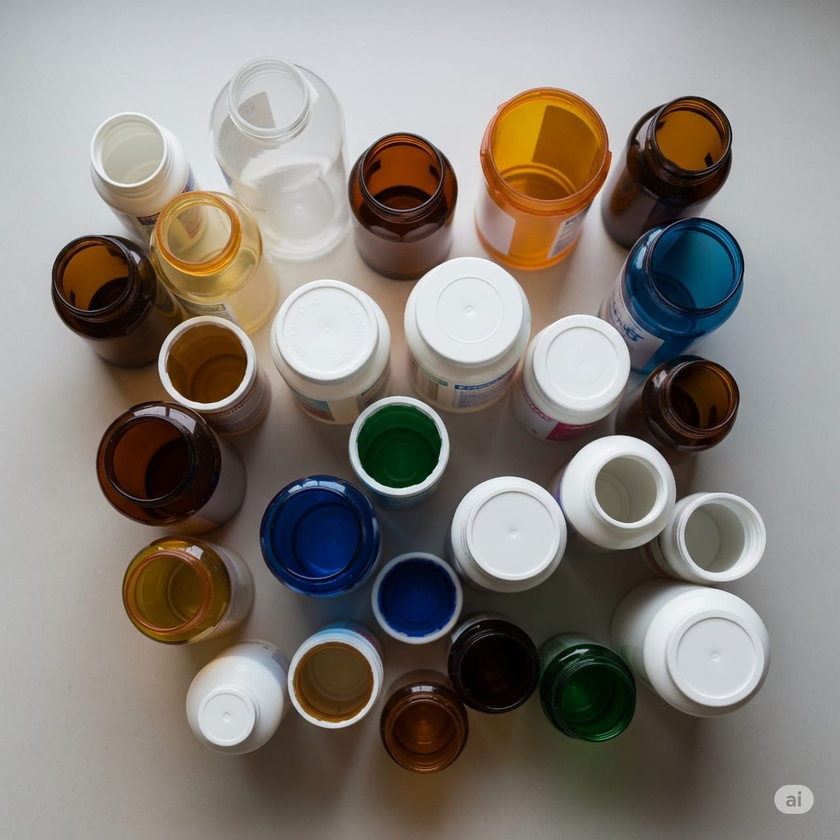
#> input picture img/top-down1.jpg, 840 x 840 px, shrunk from 1280 x 1280 before the run
$ python cannyedge.py
#> lines starting #> are read from the running program, lines starting #| are printed output that depends on the picture; after the words box and inside, x2 and y2 are one past the last pixel; in counts of white or black regions, pixels touching at a corner belong together
import cv2
import numpy as np
import matplotlib.pyplot as plt

# Load the image
image = cv2.imread('img/top-down1.jpg')  # replace with your image path
#> image is the input picture: shape (840, 840, 3); mean B, G, R 121.6, 128, 134
gray = cv2.cvtColor(image, cv2.COLOR_BGR2GRAY)
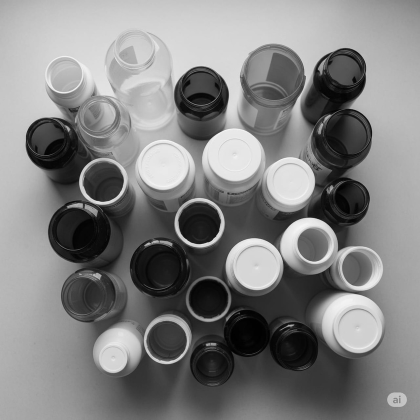
#> gray: shape (840, 840) (shown at 1/2 size); min 0, max 252, mean 129.1

# Step 1: Preprocessing - apply Gaussian blur
blurred = cv2.GaussianBlur(gray, (5, 5), 0)

# Step 2: Canny Edge Detection
edges = cv2.Canny(blurred, threshold1=25, threshold2=200)
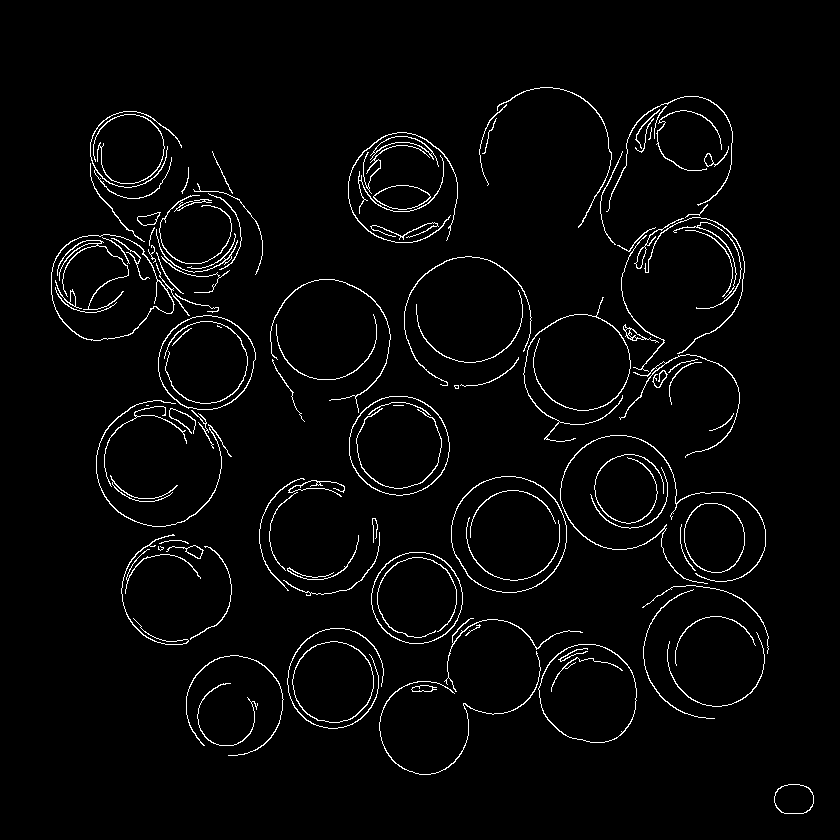
#> edges: shape (840, 840); 2.9% white in thin lines or dots, all inside (x1, y1, x2, y2) = (51, 87, 814, 814)

# Step 3: Morphological operations to close gaps in edges
kernel = np.ones((3, 3), np.uint8)
closed = cv2.morphologyEx(edges, cv2.MORPH_CLOSE, kernel)
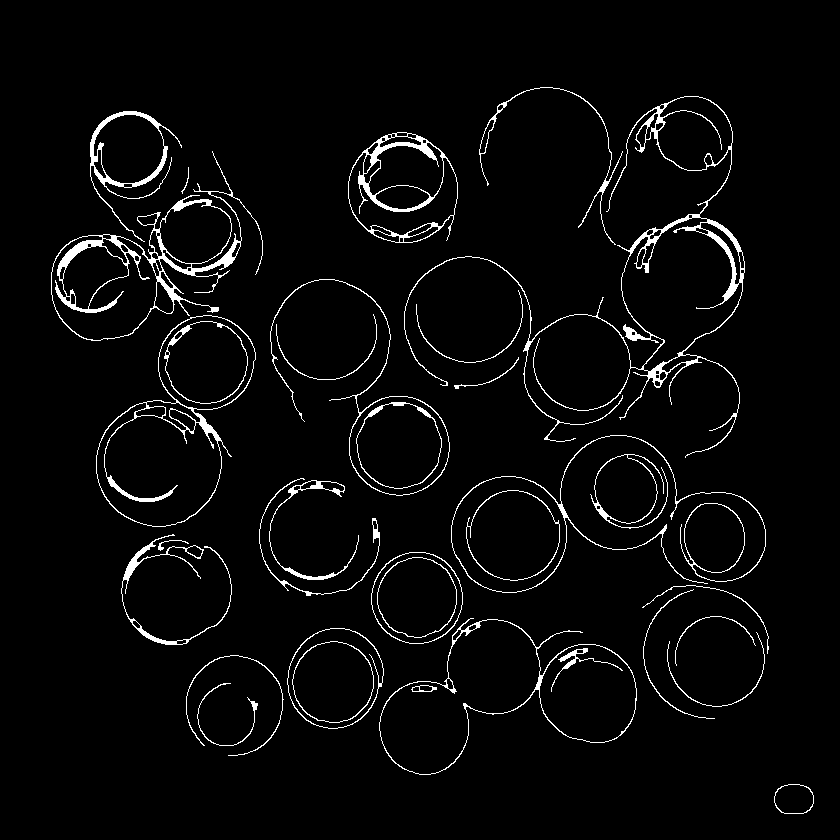
#> closed: shape (840, 840); 3.5% white in thin lines or dots, all inside (x1, y1, x2, y2) = (51, 87, 814, 814)

# Step 4: Find contours
contours, _ = cv2.findContours(closed, cv2.RETR_EXTERNAL, cv2.CHAIN_APPROX_SIMPLE)
#> contours = 27 contours, 1 with area under 20; largest, box (x1, y1, x2, y2) and area: (379, 618, 637, 775) 21176, (96, 315, 256, 527) 19504, (404, 96, 745, 458) 18822, (51, 151, 263, 341) 14641, (451, 435, 766, 593) 14122

# Step 5: Draw contours and bounding boxes
result = image.copy()
circle_count = 0

for cnt in contours:
    area = cv2.contourArea(cnt)
    if area < 1000:
        continue

    # Fit a circle
    (x, y), radius = cv2.minEnclosingCircle(cnt)
    circle_area = np.pi * radius * radius
    circle_perimeter = 2 * np.pi * radius
    contour_len = cv2.arcLength(cnt, True)

    # Ratio of contour length to full circle perimeter (how much of circle is present)
    arc_coverage = contour_len / circle_perimeter

    # Check circularity (optional refinement)
    circularity = 4 * np.pi * (area / (cv2.arcLength(cnt, True) ** 2 + 1e-5))

    # Filter based on coverage and shape
    if arc_coverage > 0.4 and 0.2 < circularity < 1.3:
        circle_count += 1
        x, y, w, h = cv2.boundingRect(cnt)
        cv2.rectangle(result, (x, y), (x + w, y + h), (0, 255, 0), 2)
        cv2.putText(result, f"#{circle_count}", (x, y - 10),
                    cv2.FONT_HERSHEY_SIMPLEX, 0.5, (36, 255, 12), 1)
#> this loop made 27 passes
#> (area, radius, circle_area, circle_perimeter, contour_len, arc_coverage) on passes 5, 6, 10, 18, 24: (7435, 51.02, 8178.5, 320.6, 325.2, 1.01), (21176.5, 130.3, 53360.8, 818.9, 1008.2, 1.23), (6550, 46.39, 6759.5, 291.4, 303.1, 1.04), (19503.5, 111.2, 38862.6, 698.8, 743.6, 1.06), (9343, 61.32, 11813.1, 385.3, 419.6, 1.09)
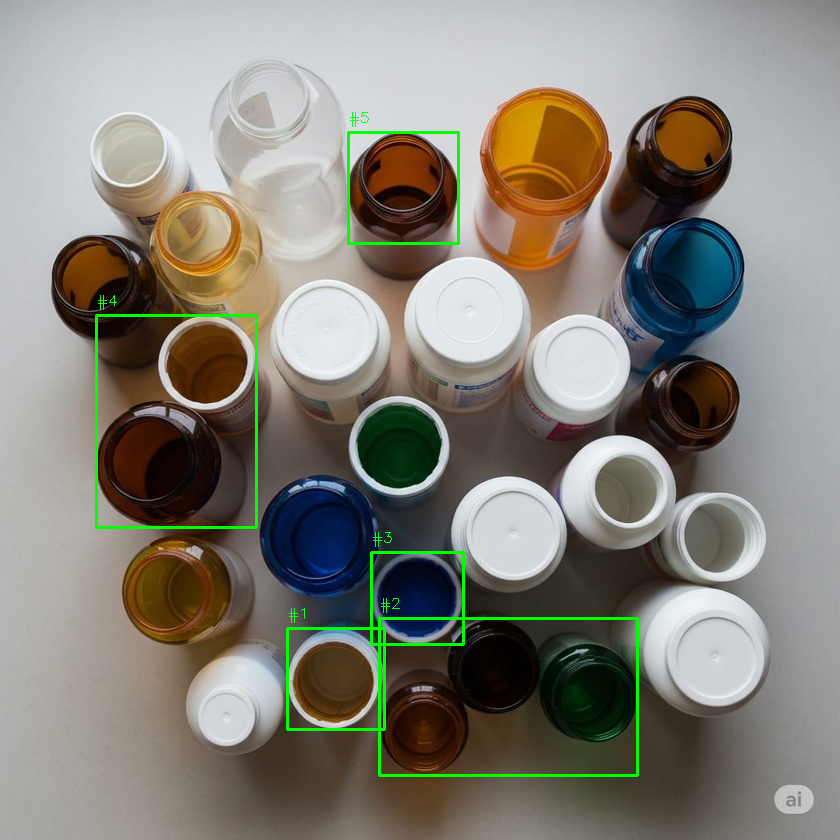
#> result: shape (840, 840, 3); 1.22% of pixels changed, all inside (x1, y1, x2, y2) = (95, 112, 639, 777)
#> after the loop, circle_count = 5

# Step 6: Display results using matplotlib
fig, axs = plt.subplots(1, 3, figsize=(18, 6))

# Original
axs[0].imshow(cv2.cvtColor(image, cv2.COLOR_BGR2RGB))
axs[0].set_title('Original Image')
axs[0].axis('off')

# Canny Edges
axs[1].imshow(edges, cmap='gray')
# axs[1].imshow(adaptive, cmap='gray')
axs[1].set_title('Canny Edge Detection')
axs[1].axis('off')

# Detected Containers
axs[2].imshow(cv2.cvtColor(result, cv2.COLOR_BGR2RGB))
axs[2].set_title(f'Detected Containers: {len(contours)}')
axs[2].axis('off')

plt.tight_layout()
plt.show()
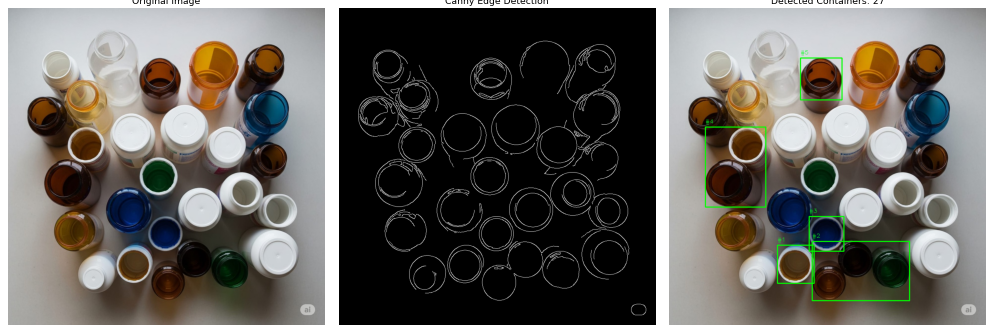
#> figure drawn by matplotlib, 3 panels

$ run again, with img/black1.jpg copied over img/top-down1.jpg
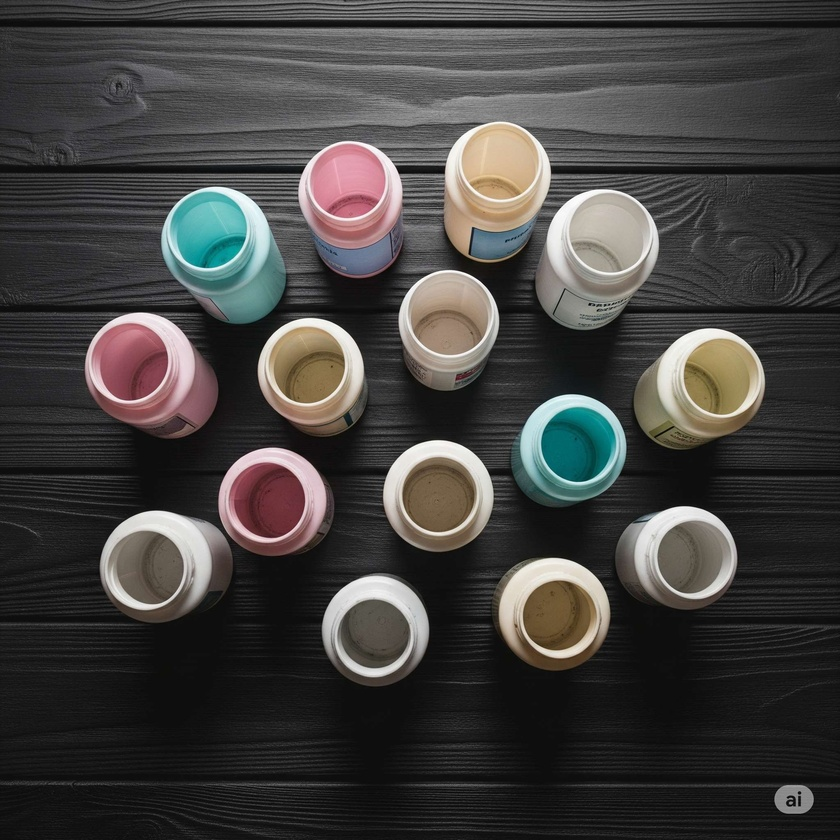
#> input picture img/black1.jpg, 840 x 840 px, shrunk from 2048 x 2048 before the run
#> image is the input picture: shape (840, 840, 3); mean B, G, R 63.6, 65.4, 67.2
#> edges: shape (840, 840); 2.9% white in thin lines or dots
#> closed: shape (840, 840); 3.7% white; 29 white regions
#> contours = 22 contours, 2 with area under 20; largest, box (x1, y1, x2, y2) and area: (0, 121, 840, 324) 34205, (531, 182, 714, 330) 12836, (633, 328, 765, 450) 11816, (462, 557, 611, 671) 10202, (85, 312, 219, 439) 9850
#> the loop `for cnt in contours:` made 22 passes
#> (area, radius, circle_area, circle_perimeter, contour_len, arc_coverage) on passes 2, 3, 5, 7, 8, 9, 10, 12: (9308, 57.58, 10415.3, 361.8, 408.8, 1.13), (10201.5, 75.96, 18127.8, 477.3, 634.1, 1.33), (4998.5, 41.58, 5431.1, 261.2, 269.5, 1.03), (8519.5, 61.33, 11815.7, 385.3, 605.4, 1.57), (9227.5, 55.41, 9646.6, 348.2, 361.9, 1.04), (9706.5, 56.42, 9998.8, 354.5, 368.8, 1.04), (8899, 54.18, 9222.5, 340.4, 353.4, 1.04), (11815.5, 68.95, 14936.7, 433.2, 415.5, 0.959)
#> after the loop `for cnt in contours:`:
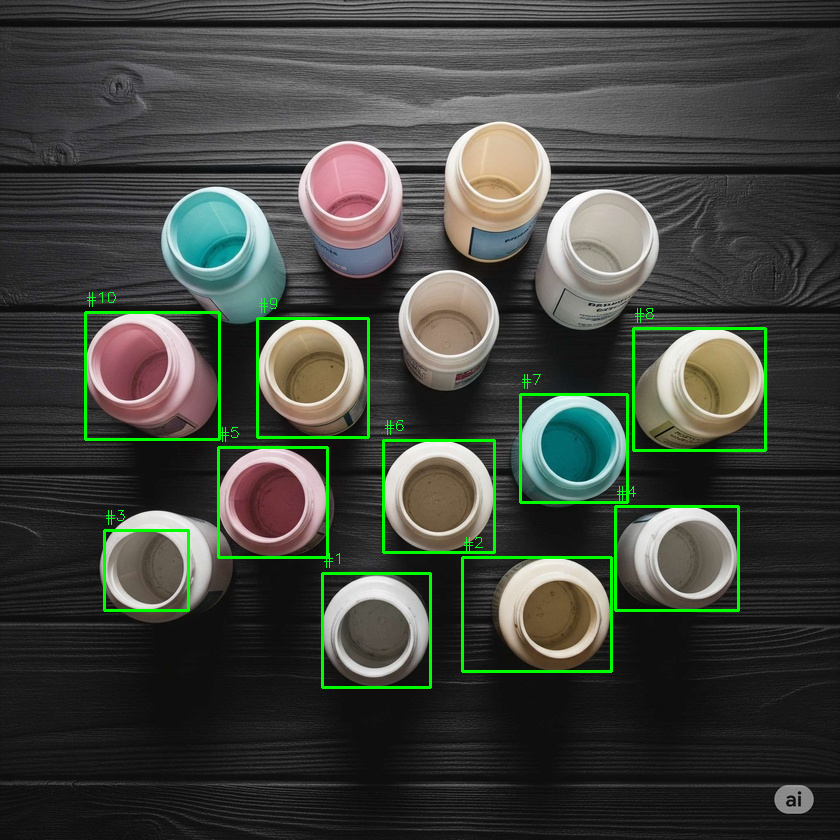
#> result: shape (840, 840, 3); 2.03% of pixels changed, all inside (x1, y1, x2, y2) = (84, 292, 767, 689)
#> after the loop `for cnt in contours:`: circle_count = 10
#> `plt.show()`:
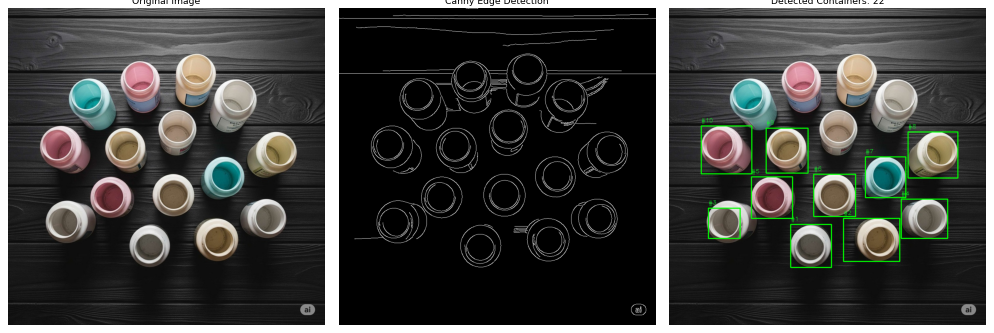
#> figure drawn by matplotlib, 3 panels

$ run again, with img/black2.jpg copied over img/top-down1.jpg
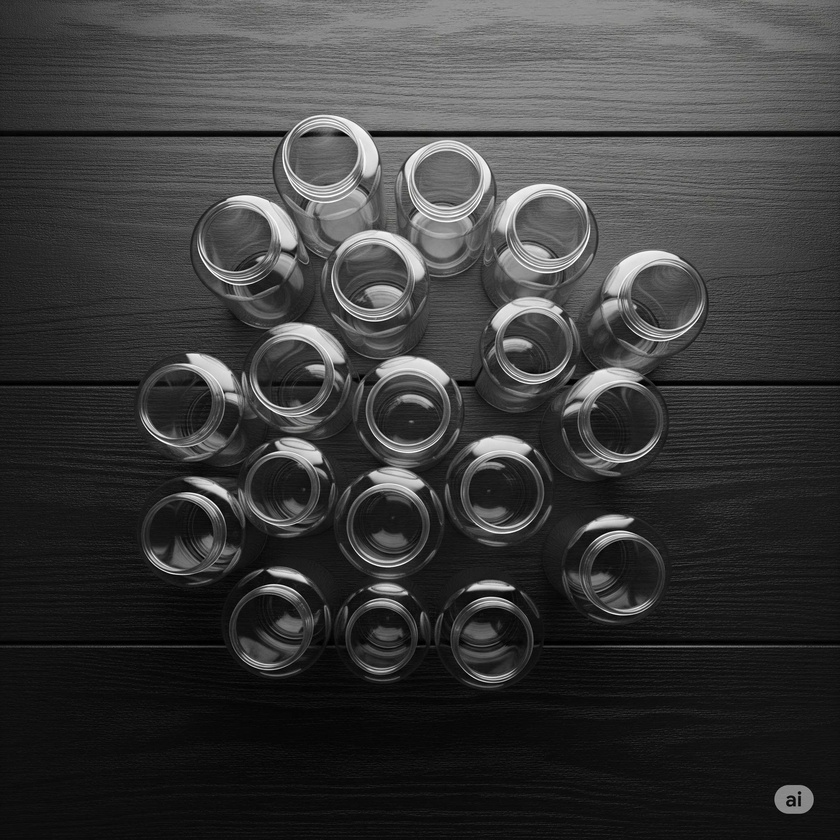
#> input picture img/black2.jpg, 840 x 840 px, shrunk from 2048 x 2048 before the run
#> image is the input picture: shape (840, 840, 3); mean B, G, R 58.8, 58.8, 58.8
#> edges: shape (840, 840); 4.1% white in thin lines or dots, all inside (x1, y1, x2, y2) = (0, 114, 840, 814)
#> closed: shape (840, 840); 6% white; 23 white regions (1 under 20 px)
#> contours = 18 contours, 2 with area under 20; largest, box (x1, y1, x2, y2) and area: (138, 296, 581, 568) 38083, (0, 114, 840, 337) 36622, (228, 583, 840, 684) 18402, (491, 183, 609, 298) 8624, (587, 250, 706, 357) 8030
#> the loop `for cnt in contours:` made 18 passes
#> (area, radius, circle_area, circle_perimeter, contour_len, arc_coverage) on passes 7, 8, 13, 15, 16: (6549.5, 53.45, 8976.7, 335.9, 529.3, 1.58), (6229, 51.9, 8460.7, 326.1, 350.4, 1.07), (7659, 55.08, 9531.1, 346.1, 473.8, 1.37), (8029.5, 63.11, 12513.2, 396.5, 506.9, 1.28), (8623.5, 62.17, 12144.2, 390.7, 427.9, 1.1)
#> after the loop `for cnt in contours:`:
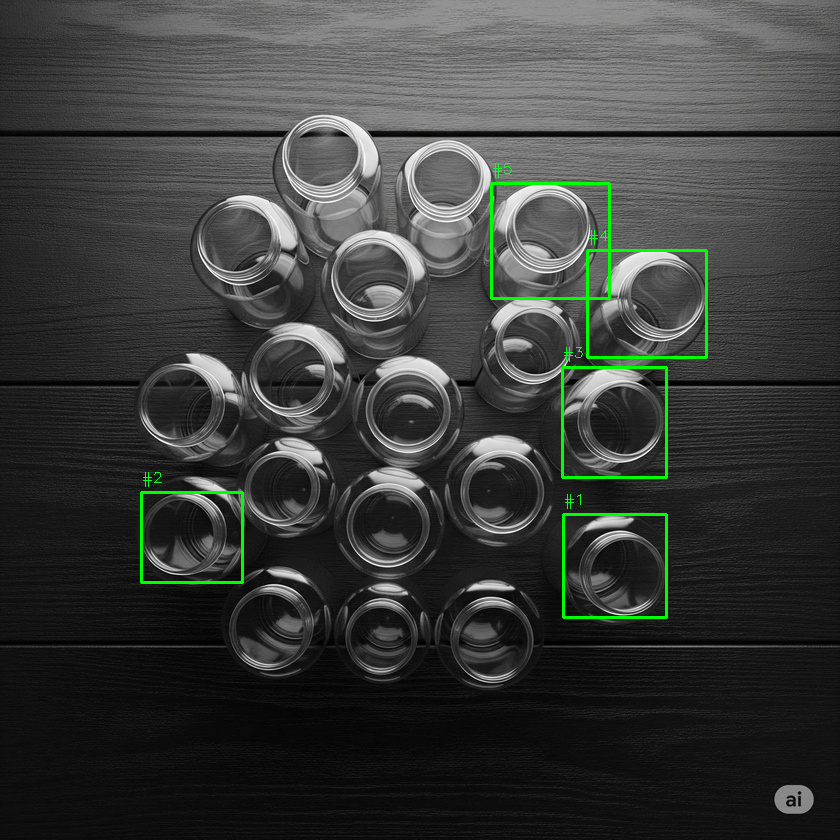
#> result: shape (840, 840, 3); 0.95% of pixels changed, all inside (x1, y1, x2, y2) = (140, 163, 708, 619)
#> after the loop `for cnt in contours:`: circle_count = 5
#> `plt.show()`:
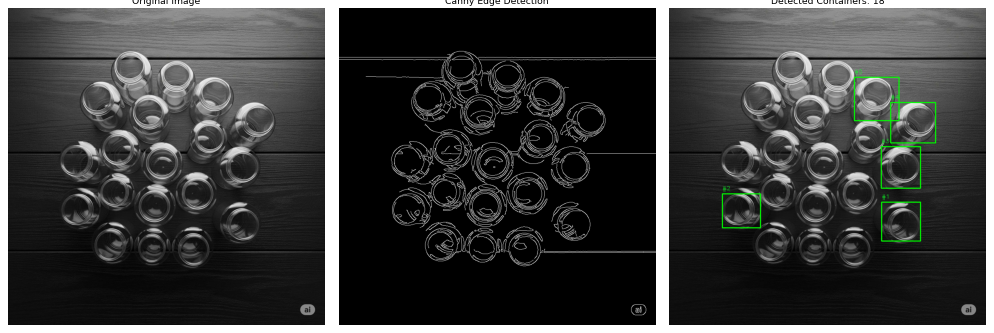
#> figure drawn by matplotlib, 3 panels
